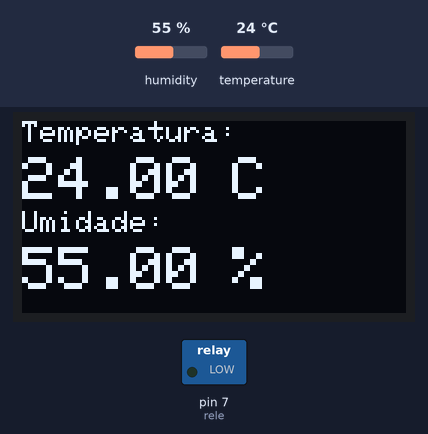
Simulated run of this sketch. Board: Arduino Uno, built with avr-gcc and run on an emulated ATmega328P. Shown: 128×64 one-colour display, switched loads named in the sketch (green lamp = pin HIGH). The test bench sets the inputs (shaded band); at power-on: temperature 24 °C, humidity 55 %. What the sketch prints to the serial monitor is not drawn.

Above: at 4.2 s.
4.3 s: temperature set to 27 °C
At 5.69 s:
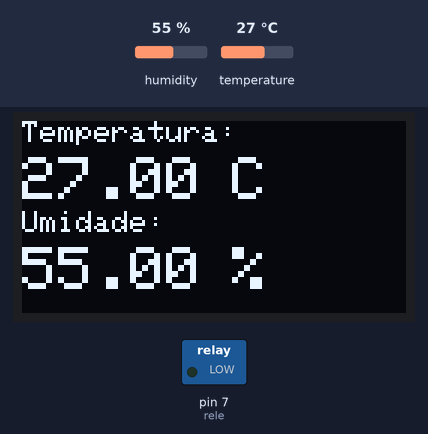
7.4 s: temperature set to 30 °C
At 9.9 s:
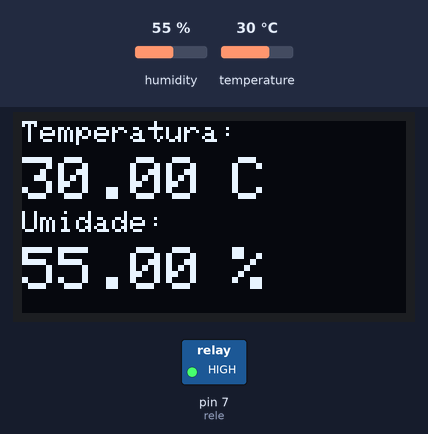
11.6 s: humidity set to 22 %
At 14.11 s:
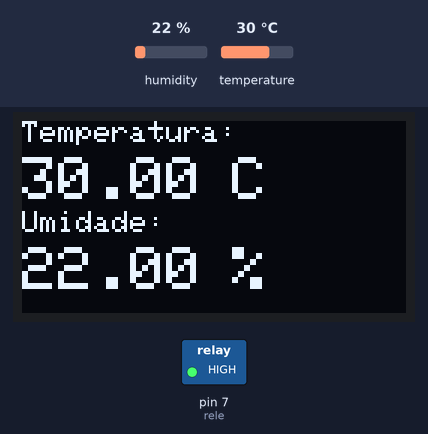
15.3 s: temperature set to 12 °C
At 16.21 s:
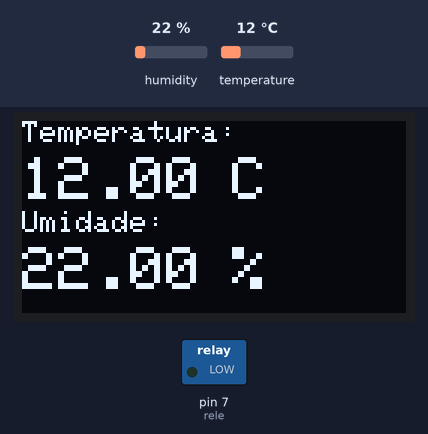
18.1 s: humidity set to 40 %
At 20.42 s:
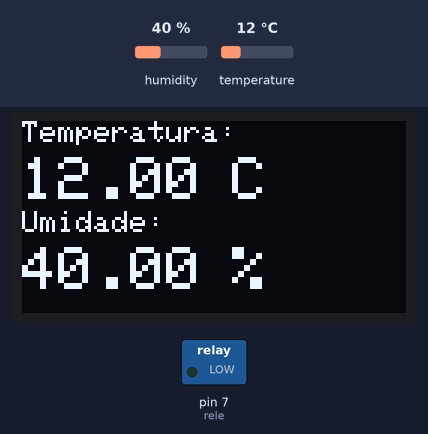
Timing chart, 0 to 21.9 s (numbered marks = the images above; inputs shaded):
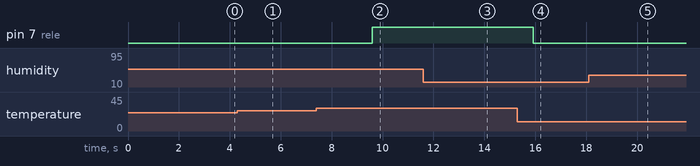

The sketch:

animal-bell.ino
```cpp
#include <Adafruit_Sensor.h> //Biblioteca basica do Adafruit
#include <Wire.h>                     // biblioteca requerida para rodar I2C
#include <SPI.h>                      // biblioteca requerida para rodar I2C
#include <Adafruit_GFX.h> // inclui biblioteca de gráficos Adafruit
#include <Adafruit_SSD1306.h> // inclui driver de exibição OLED Adafruit SSD1306
#include <DHT.h> // Biblioteca DHT Sensor Adafruit

DHT sensor(A0, DHT11); // Biblioteca DHT Sensor Adafruit

float T; //variavel que armazena a temperatura
float U; //variavel que armazena a umidade

#define rele 7

// configuração do display OLED
#define SCREEN_WIDTH 128             // OLED display largura, em pixels (128)
#define SCREEN_HEIGHT 64             // OLED display altura, em pixels (64)

#define OLED_RESET     -1            // pino de RESETE # (OU -1 se procurando Arduino resete pino)

// instancia o objeto display da biblioteca Adfruit
Adafruit_SSD1306 display(SCREEN_WIDTH, SCREEN_HEIGHT, &Wire, OLED_RESET);

void setup (){


   delay(1000); // espere um segundo

   display.begin(SSD1306_SWITCHCAPVCC, 0x3C); // inicializa o display OLED SSD1306 com endereço I2C 0x3C
   display.clearDisplay(); // limpa o buffer de exibição.

   display.setTextSize(1); //Define tamanho do texto
   display.setTextColor(WHITE, BLACK); //Define as cores do texto
   display.setCursor(0, 0); //define a posição do texto
   display.print("CARREGANDO"); //texto
  //ponto
   display.setTextSize(1); //tamanho do texto "ponto"
   display.setTextColor(WHITE, BLACK);//cor do texto "ponto"
   display.setCursor(70, 0);//posição do texto "ponto"
   display.print("."); //texto "ponto"
  //ponto
   display.setTextSize(1);
   display.setTextColor(WHITE, BLACK);
   display.setCursor(80, 0);
   display.print(".");
   //ponto
   display.setTextSize(1);
   display.setTextColor(WHITE, BLACK);
   display.setCursor(90, 0);
   display.print(".");

   display.display();
   delay(2000); // espere um segundo

  Serial.begin(9600);

  sensor.begin(); //inicia sensor de tewmperatura e pressão

  pinMode(rele,OUTPUT); //define o rele como saida
}

void loop(){
  /* Limpa o display ao iniciar. */
   display.clearDisplay();

  T = float(sensor.readTemperature());
  U = float(sensor.readHumidity());

  delay(200);

  Serial.println("Temperatura:  ");
  Serial.print(T); //IMPRIME NA SERIAL O VALOR DE UMIDADE MEDIDO
  Serial.println("C°");
  Serial.println("Umidade:  ");
  Serial.print(U); //IMPRIME NA SERIAL O VALOR DE UMIDADE MEDIDO
  Serial.println("%");


  if(T <= 28){ //se T for menor que 28 graus desliga o rele

    digitalWrite(rele, LOW);
  }

  else { //se nao liga
    digitalWrite(rele, HIGH);
  }

  //LIMPA O DISPLAY
  display.clearDisplay();
  // Escreve texto preto com fundo branco
  display.setTextColor(SSD1306_WHITE, SSD1306_BLACK);
  // Posição para escrever mensagem
  display.setCursor(0,0);
    // Aumenta tamanho da letra 1x
  display.setTextSize(1);
  display.print(F("Temperatura:"));

  // Aumenta tamanho da letra 2x
  display.setTextSize(2);
  // Escreve texto branco
  display.setTextColor(WHITE);
  // Posição para escrever temperatura
  display.setCursor(0,12);
  display.println(T); //escreve a variavel T que contem o valor da temperatura
  display.setCursor(70,12);
  display.print("C");
  display.display();

 // Escreve texto preto com fundo branco
  display.setTextColor(SSD1306_WHITE, SSD1306_BLACK);
  // Posição para escrever mensagem
  display.setCursor(0,30);
    // Aumenta tamanho da letra 1x
  display.setTextSize(1);
  display.print(F("Umidade:"));
 // Aumenta tamanho da letra 2x
  display.setTextSize(2);
  // Escreve texto branco
  display.setTextColor(SSD1306_WHITE);
  // Posição para escrever temperatura
  display.setCursor(0,42);
  display.println(U); //escreve a variavel U que contem o valor da umidade
  display.setCursor(70,42);
  display.print("%");
  display.display();

    }
```

Measured:
- the behaviour switches between 28 and 29 °C on temperature (found by bisection; images 1 and 2)
- after the input at 4.3 s, the display: first differs from a run without the input after 1.1 s (image 1 shows a later state)
- after the input at 7.4 s, pin 7 (rele): LOW → HIGH after 2.2 s; the display: first differs from a run without the input after 2.2 s (image 2 shows a later state)
- after the input at 11.6 s, the display: first differs from a run without the input after 2.3 s (image 3)
- after the input at 15.3 s, pin 7 (rele): HIGH → LOW after 0.61 s; the display: first differs from a run without the input after 0.64 s (image 4 shows a later state)
- after the input at 18.1 s, the display: first differs from a run without the input after 2.1 s (image 5)
- what the display in image 1 shows lasts 0.5 s, from 5.4 s to 5.9 s
